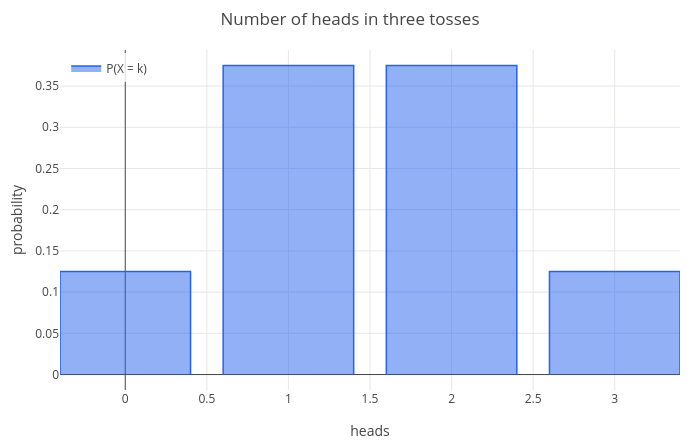

Notebook cell for this chart:
### Markdown cell above
## 1. Random variables and their distributions

A **random variable** is a number that comes out of a random experiment: the sum of two dice, the number of heads in
10 tosses, the number of deaths in a corps in a year. Its **distribution** lists the possible values $k$ with their
probabilities $P(X = k)$, which add up to 1.

Toss three coins and let $X$ be the number of heads. Of the 8 equally likely outcomes, one has no heads, three have
one (HTT, THT, TTH), three have two and one has three:

### Code cell
k = [0 1 2 3];
P = [1 3 3 1]/8;
sum(P)
p = bar(k, P);
labels(title(legend(p, "P(X = k)"), "Number of heads in three tosses"), "heads", "probability")

### Figure 1 — Plotly figure (JSON) as saved in the notebook; plotly's stock layout.template omitted (floating-point values rounded to 4 significant figures)
{"data": [{"fill": "toself", "line": {"color": "#2563eb", "width": 1.5}, "mode": "lines", "name": "P(X = k)", "type": "scatter", "x": [-0.4, -0.4, 0.4, 0.4, null, 0.6, 0.6, 1.4, 1.4, null, 1.6, 1.6, 2.4, 2.4, null, 2.6, 2.6, 3.4, 3.4, null], "y": [0, 0.125, 0.125, 0, null, 0, 0.375, 0.375, 0, null, 0, 0.375, 0.375, 0, null, 0, 0.125, 0.125, 0, null]}], "layout": {"height": 440, "legend": {"bgcolor": "rgba(255,255,255,0.8)", "x": 0.01, "xanchor": "left", "y": 0.99, "yanchor": "top"}, "margin": {"b": 50, "l": 60, "r": 20, "t": 50}, "showlegend": true, "title": {"text": "Number of heads in three tosses"}, "width": 700, "xaxis": {"range": [-0.4, 3.4], "title": {"text": "heads"}, "zeroline": true}, "yaxis": {"range": [-0.01875, 0.3937], "title": {"text": "probability"}, "zeroline": true}}}
